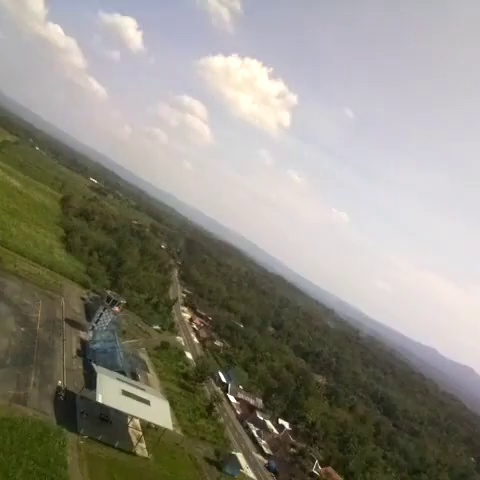
#> input picture test_images/images/a2-converted.mp4-00.04.37.277-00.04.54.650_0.jpg, 480 x 480 px, found by its file name; its folder holds only this picture in this run
$ python generate_dataset_slope_test.py
#> lines starting #> are read from the running program, lines starting #| are printed output that depends on the picture
import glob
import pandas as pd
import os
import cv2
import numpy as np
import math

def get_border(mask_land, mask_sky):
    """Get horizon border image from land and sky mask"""
    # Convert Colorspace to Grayscale
    mask_land = mask_land[:,:]
    mask_sky = mask_sky[:,:]
    # Get Horizon Border Using Dilation and Bitwise AND
    kernel = cv2.getStructuringElement(cv2.MORPH_ELLIPSE,(2,2))
    land_dilated = cv2.dilate(mask_land, kernel)
    sky_dilated = cv2.dilate(mask_sky, kernel)
    border = cv2.bitwise_and(land_dilated, sky_dilated)

    return border

def get_horizon_line(border):
    """Get horizon line equation from border image"""
    # Get border data in x,y format
    y = np.argmax(border, axis=0)
    x = np.arange(len(y))
    border_data = np.vstack([x, y]).T

    # Remove 0 from border data
    border_data = border_data[border_data[:, -1] != 0]

    # Linear Regression using border data
    # y = m*x+c
    x = border_data[:,0]
    y = border_data[:,1]

    X = np.vstack([x, np.ones(len(x))]).T
    m, c = np.linalg.lstsq(X, y, rcond=None)[0]

    return m, c

def get_roll_pitch(m, c, image_height, image_width):
    """Get roll and pitch from horizon line equation"""
    # Convert slope (m) to roll degrees
    roll = math.degrees(math.atan(m))

    # Get pitch
    pitch = ((m*(image_width/2)+c)-(image_width/2))/(image_width/2)*100

    return roll, pitch

def draw_horizon_line(img, m, c):
    """Draw horizon line on image"""
    image_height = img.shape[0]
    image_width = img.shape[1]

    pt1 = (0, int(m*0+c))
    pt2 = (image_width, int(m*image_width+c))

    cv2.line(img, pt1, pt2, (125,0,255), 3)

    return img

file_list = glob.glob("test_images\images\*")

# Create dataframe for slope and offset
column_names = ["filename", "slope", "offset"]
df = pd.DataFrame(columns = column_names)

for filename in file_list:
    filename_images = os.path.split(filename)[1]
    filename = os.path.splitext(os.path.split(filename)[1])[0]

    images_path = os.path.join("test_images", "images", filename+".jpg")
    sky_path = os.path.join("test_images", "masks", "sky", filename+".png")
    land_path = os.path.join("test_images", "masks", "land", filename+".png")

    frame_ori = cv2.imread(images_path)
#> frame_ori is the input picture: shape (480, 480, 3); mean B, G, R 130.8, 141.5, 144.2
    mask_sky = cv2.imread(sky_path, cv2.IMREAD_GRAYSCALE)
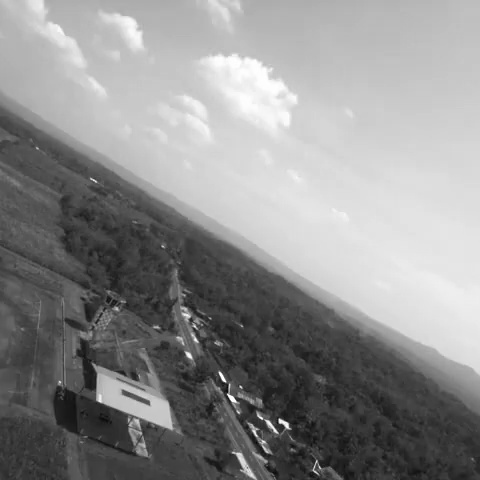
#> mask_sky: shape (480, 480); min 4, max 255, mean 141.1
    mask_land = cv2.imread(land_path, cv2.IMREAD_GRAYSCALE)

    image_height = frame_ori.shape[0]
#> image_height = 480
    image_width = frame_ori.shape[1]
#> image_width = 480

    border = get_border(mask_land, mask_sky)
    m, c = get_horizon_line(border)
#> in get_horizon_line, `y = np.argmax(border, axis=0)`: y = 480 values, max 426 at index 286, min 0 at index 0, mean 153.1
#> in get_horizon_line, `x = np.arange(len(y))`: x = 480 values from 0 to 479
#> in get_horizon_line, `border_data = np.vstack([x, y]).T`: border_data = 480 pairs, first value 0 to 479, second value 0 to 426
#> in get_horizon_line, `border_data = border_data[border_data[:, -1] != 0]`: border_data = 459 pairs, first value 10 to 479, second value 1 to 426
#> in get_horizon_line, `x = border_data[:,0]`: x = 459 values from 10 to 479
#> in get_horizon_line, `y = border_data[:,1]`: y = 459 values, max 426 at index 265, min 1 at index 12, mean 160.1
#> in get_horizon_line, `X = np.vstack([x, np.ones(len(x))]).T`: X = 459 pairs, first value 10 to 479, second value 1 to 1
#> in get_horizon_line, `m, c = np.linalg.lstsq(X, y, rcond=None)[0]`: m = 0.641; c = 0.0784
#> m = 0.641; c = 0.0784
    c = c/image_height
#> c = 0.000163
    #roll, pitch = get_roll_pitch(m, c, image_height, image_width)

    new_row = {"filename": filename_images, "slope": m, "offset": c}
#> (the run stopped early here; a loop or call above may not have finished)

$ run again, on test_images/images/a2-converted.mp4-00.04.37.277-00.04.54.650_10.jpg
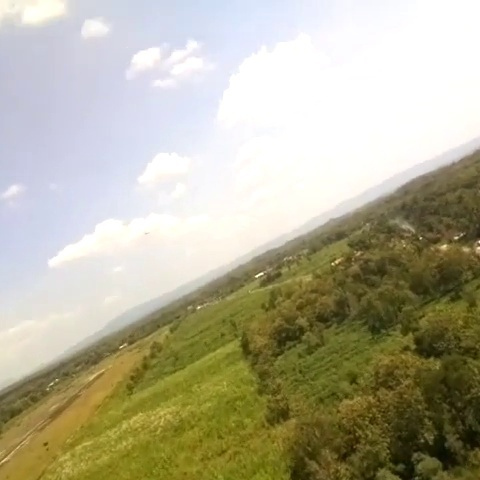
#> input picture test_images/images/a2-converted.mp4-00.04.37.277-00.04.54.650_10.jpg, 480 x 480 px, found by its file name
#> frame_ori is the input picture: shape (480, 480, 3); mean B, G, R 151.5, 175.7, 179.4
#> `mask_sky = cv2.imread(sky_path, cv2.IMREAD_GRAYSCALE)`:
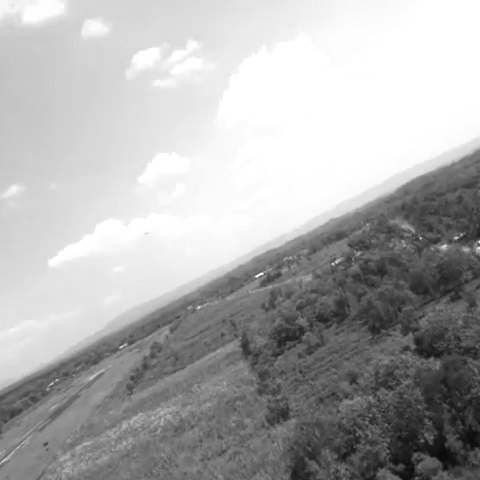
#> mask_sky: shape (480, 480); min 10, max 255, mean 174.1
#> in get_horizon_line, `y = np.argmax(border, axis=0)`: y = 480 values, max 330 at index 10, min 0 at index 1, mean 83.58
#> in get_horizon_line, `x = np.arange(len(y))`: x = 480 values from 0 to 479
#> in get_horizon_line, `border_data = np.vstack([x, y]).T`: border_data = 480 pairs, first value 0 to 479, second value 0 to 330
#> in get_horizon_line, `border_data = border_data[border_data[:, -1] != 0]`: border_data = 414 pairs, first value 0 to 417, second value 2 to 330
#> in get_horizon_line, `x = border_data[:,0]`: x = 414 values from 0 to 417
#> in get_horizon_line, `y = border_data[:,1]`: y = 414 values, max 330 at index 6, min 2 at index 43, mean 96.9
#> X = 414 pairs, first value 0 to 417, second value 1 to 1
#> in get_horizon_line, `m, c = np.linalg.lstsq(X, y, rcond=None)[0]`: m = -0.345; c = 169.6
#> `m, c = get_horizon_line(border)`: m = -0.345; c = 169.6
#> `c = c/image_height`: c = 0.353

$ run again, on test_images/images/a2-converted.mp4-00.04.37.277-00.04.54.650_20.jpg
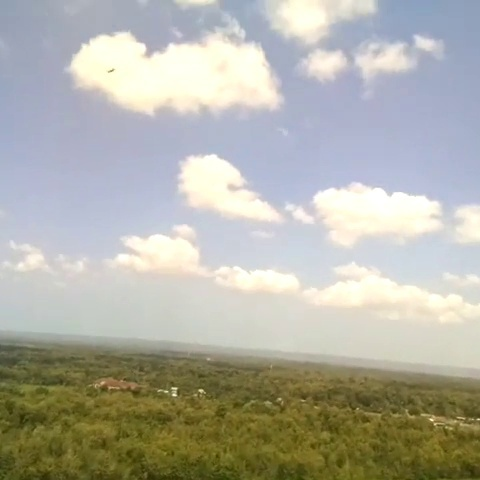
#> input picture test_images/images/a2-converted.mp4-00.04.37.277-00.04.54.650_20.jpg, 480 x 480 px, found by its file name
#> frame_ori is the input picture: shape (480, 480, 3); mean B, G, R 165.3, 176.4, 176.8
#> `mask_sky = cv2.imread(sky_path, cv2.IMREAD_GRAYSCALE)`:
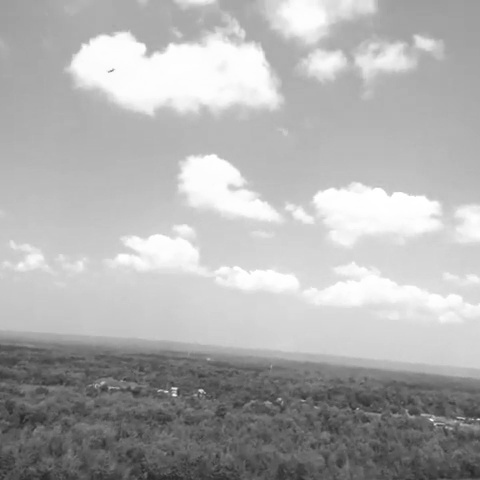
#> mask_sky: shape (480, 480); min 37, max 255, mean 175.3
#> y = 480 values, max 310 at index 464, min 10 at index 311, mean 184.9
#> x = 480 values from 0 to 479
#> border_data = 480 pairs, first value 0 to 479, second value 10 to 310
#> X = 480 pairs, first value 0 to 479, second value 1 to 1
#> in get_horizon_line, `m, c = np.linalg.lstsq(X, y, rcond=None)[0]`: m = 0.145; c = 150.2
#> `m, c = get_horizon_line(border)`: m = 0.145; c = 150.2
#> `c = c/image_height`: c = 0.313

$ run again, on test_images/images/a2-converted.mp4-00.04.37.277-00.04.54.650_30.jpg
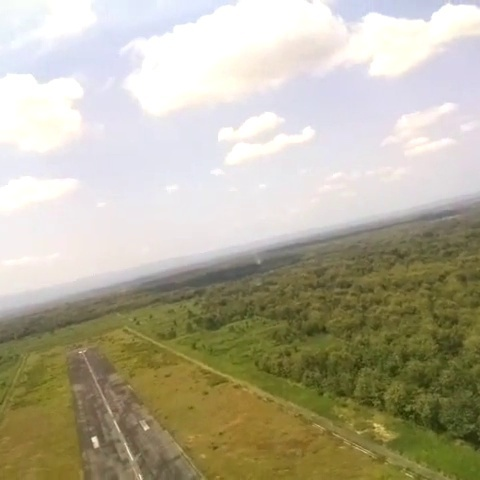
#> input picture test_images/images/a2-converted.mp4-00.04.37.277-00.04.54.650_30.jpg, 480 x 480 px, found by its file name
#> frame_ori is the input picture: shape (480, 480, 3); mean B, G, R 153.6, 175.4, 180.6
#> `mask_sky = cv2.imread(sky_path, cv2.IMREAD_GRAYSCALE)`:
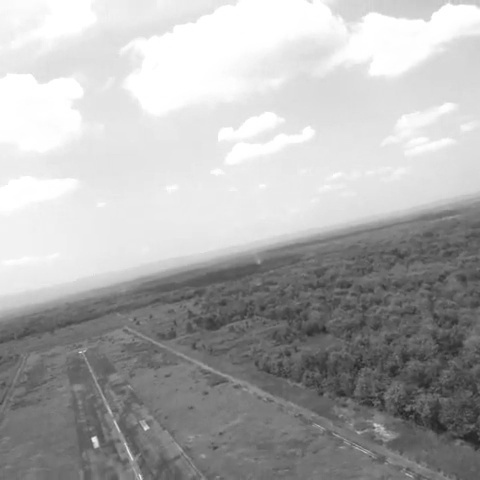
#> mask_sky: shape (480, 480); min 32, max 255, mean 174.5
#> in get_horizon_line, `y = np.argmax(border, axis=0)`: y = 480 values, max 204 at index 98, min 0 at index 47, mean 25.75
#> in get_horizon_line, `x = np.arange(len(y))`: x = 480 values from 0 to 479
#> in get_horizon_line, `border_data = np.vstack([x, y]).T`: border_data = 480 pairs, first value 0 to 479, second value 0 to 204
#> in get_horizon_line, `border_data = border_data[border_data[:, -1] != 0]`: border_data = 369 pairs, first value 0 to 479, second value 1 to 204
#> in get_horizon_line, `x = border_data[:,0]`: x = 369 values from 0 to 479
#> in get_horizon_line, `y = border_data[:,1]`: y = 369 values, max 204 at index 53, min 1 at index 197, mean 33.5
#> X = 369 pairs, first value 0 to 479, second value 1 to 1
#> in get_horizon_line, `m, c = np.linalg.lstsq(X, y, rcond=None)[0]`: m = -0.115; c = 62.73
#> `m, c = get_horizon_line(border)`: m = -0.115; c = 62.73
#> `c = c/image_height`: c = 0.131
